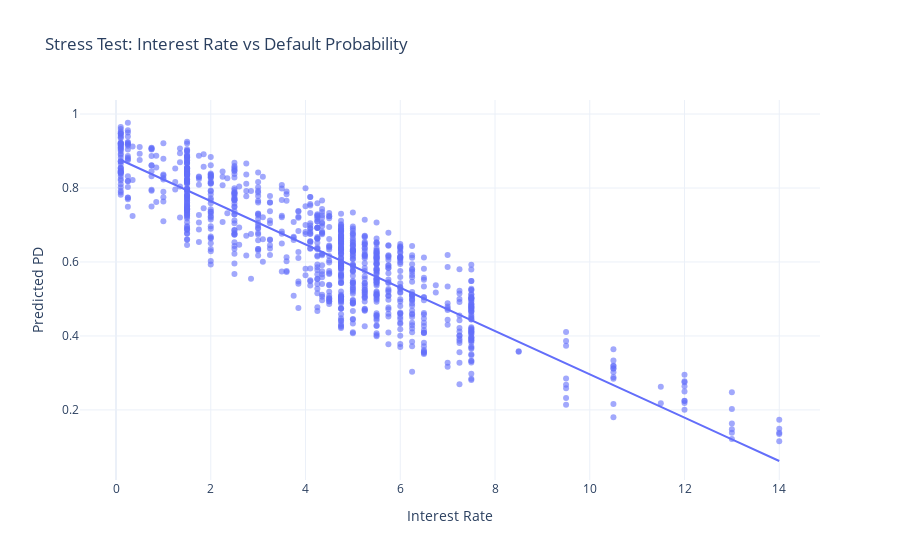

The code cell stored with this chart in its notebook:
### Markdown cell above
#### 3): Visualize interactive plot

### Code cell
import plotly.express as px

fig = px.scatter(
    df, 
    x='X3', 
    y='PD_pred', 
    title='Stress Test: Interest Rate vs Default Probability',
    labels={'X3': 'Interest Rate', 'PD_pred': 'Predicted PD'},
    opacity=0.6,
    trendline='ols'
)

fig.update_layout(
    template='plotly_white',
    hovermode='closest'
)

fig.show()

### Figure 1 — Plotly figure (JSON) as saved in the notebook; plotly's stock layout.template omitted (floating-point values rounded to 4 significant figures; data arrays with more than 128 entries replaced by an {"elided": "..."} marker saying what was removed)
{"data": [{"hovertemplate": "Interest Rate=%{x}<br>Predicted PD=%{y}<extra></extra>", "legendgroup": "", "marker": {"color": "#636efa", "opacity": 0.6, "symbol": "circle"}, "mode": "markers", "name": "", "orientation": "v", "showlegend": false, "type": "scatter", "x": {"elided": "1000 float values"}, "xaxis": "x", "y": {"elided": "1000 float values"}, "yaxis": "y"}, {"hovertemplate": "<b>OLS trendline</b><br>PD_pred = -0.0585506 * X3 + 0.881567<br>R<sup>2</sup>=0.802227<br><br>Interest Rate=%{x}<br>Predicted PD=%{y} <b>(trend)</b><extra></extra>", "legendgroup": "", "marker": {"color": "#636efa", "symbol": "circle"}, "mode": "lines", "name": "", "showlegend": false, "type": "scatter", "x": {"elided": "1000 float values"}, "xaxis": "x", "y": {"elided": "1000 float values"}, "yaxis": "y"}], "layout": {"hovermode": "closest", "legend": {"tracegroupgap": 0}, "title": {"text": "Stress Test: Interest Rate vs Default Probability"}, "xaxis": {"anchor": "y", "domain": [0, 1], "title": {"text": "Interest Rate"}}, "yaxis": {"anchor": "x", "domain": [0, 1], "title": {"text": "Predicted PD"}}}}
